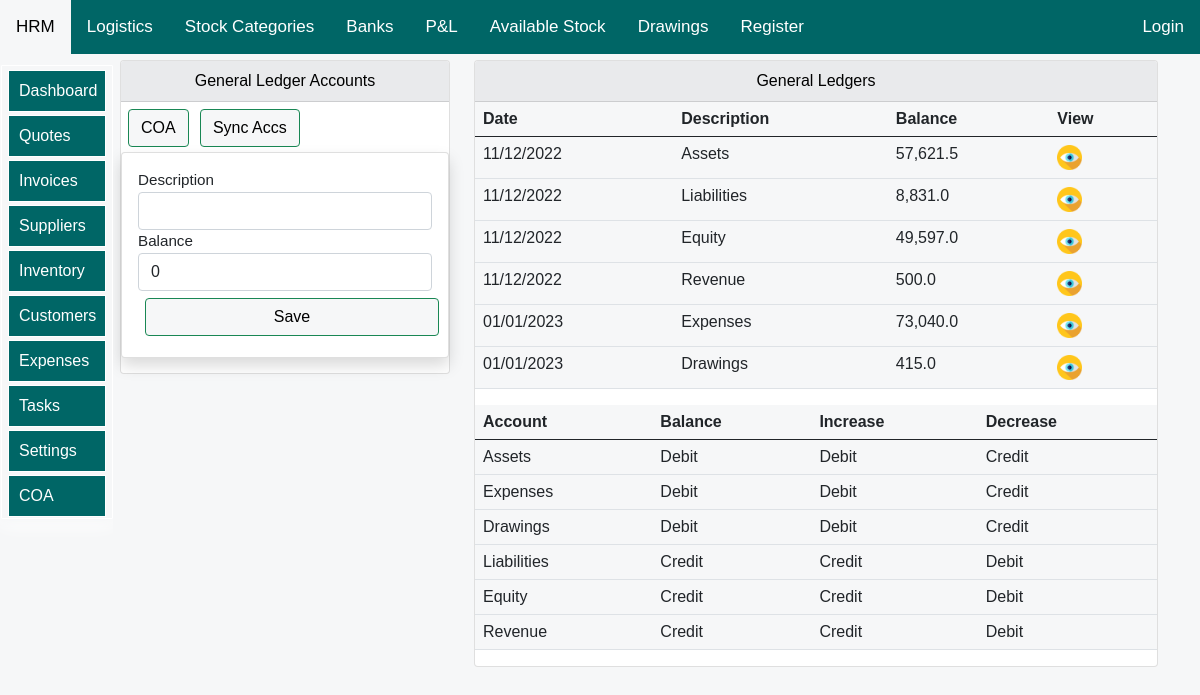
/Allifmaal-general-ledgers/, run on an earlier commit of the app's database.
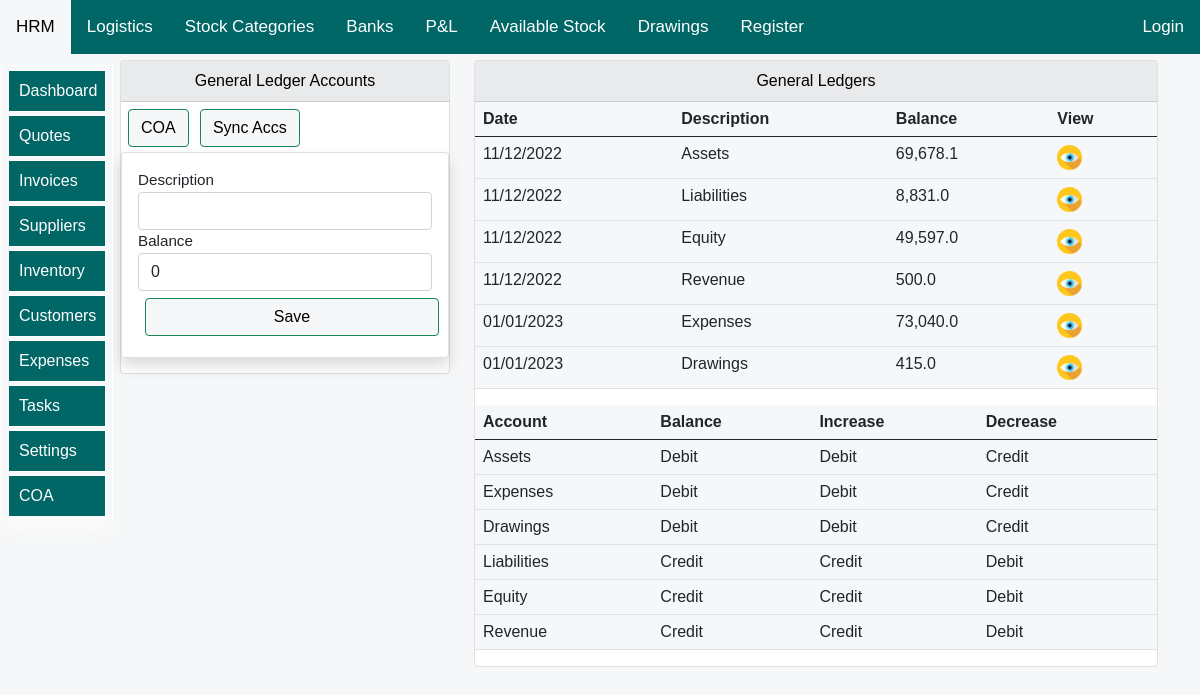
And on a later commit of the database.
### allifmaalapp/models.py (models this page shows, shortened)
class AllifmaalGeneralLedgersModel(models.Model):
    date=models.DateField(blank=True,null=True,auto_now_add=True)
    description=models.CharField(max_length=30,blank=True,null=True,unique=True)
    balance=models.DecimalField(max_digits=10,blank=False,null=True,decimal_places=1,default=0)

### allifmaalapp/views.py (the view, shortened to what this page needs)
# urls.py: path('Allifmaal-general-ledgers/', views.allifmaalGeneralLedgers, name="allifmaalGeneralLedgers"),
def allifmaalGeneralLedgers(request):
    title="Allifmaal General Ledgers"
    generalledgers=AllifmaalGeneralLedgersModel.objects.all()
    try:
        form=AddAllifmaalGeneralLedgerAccountForm()
    except:
        return HttpResponse("There is a problem! Ensure description is not already existing")
    context={
        "generalledgers":generalledgers,
        "form":form,
        "title":title,
    }
    return render(request,'allifmaalapp/accounts/allifmaal_general_ledgers.html',context)

### allifmaalapp/forms.py
class AddAllifmaalGeneralLedgerAccountForm(forms.ModelForm):
    class Meta:
        model =AllifmaalGeneralLedgersModel
        fields = ['description', 'balance']
        widgets={
            'description':forms.TextInput(attrs={'class':'form-control'}),
            'balance':forms.TextInput(attrs={'class':'form-control'}),
        }

### allifmaalapp/templates/allifmaalapp/accounts/allifmaal_general_ledgers.html (shortened to what this page needs)
{% extends 'allifmaalapp/bases/allifbase.html'%}
{% load static %}
{% load humanize %}
{% load crispy_forms_tags %}
{% block style %}
<link href="{% static 'css/bootstrap.min.css' %}" rel="stylesheet">
<link rel="stylesheet" href="https://use.fontawesome.com/releases/v5.15.2/css/all.css"
>
   {%endblock%}
   {% block body %}
<div class="container">
    <div class="row mt-12" >
        <div class="col-md-4">
            <div class="card">
                <div id="allif-section-headers" class="card-header ">
                  General Ledger Accounts
            </div>
              <div >
                <a  href="{% url 'allifmaalapp:allifmaal_add_show_chart_of_account' %}">
                  <button id="allif-link-buttons" type="button" class="btn btn-success mybuttonlinks" >
                  COA</button></a>
                  <a  href="{% url 'allifmaalapp:synchacc' %}">
                    <button id="allif-link-buttons" type="button" class="btn btn-success mybuttonlinks" >
                    Sync Accs</button></a>
            </div>
<div class="col-md-12">
      <div class="col-md-12">
        <form method='POST' action=''>{% csrf_token %}
          <div class="card my-card shadow text-left p-3">
          <label>Description</label>{{form.description}}
          <label>Balance</label>{{form.balance}}
          <input type="submit" value='Save' id="allif-link-buttons" class="btn btn-success mybuttonlinks" style="width:100%;">
          </div>
        </form>
      </div>
</div>
            </div>
        </div>
    <div class="col-md-8">
        <div class="card">
            <div id="allif-section-headers" class="card-header">
            General Ledgers
            </div>
            <div class="col-md-12">
            <table class="table">
            <thead>
            <tr>
            <th>Date</th>
            <th>Description</th>
            <th>Balance</th>
            <th>View</th>
            </tr>
        </thead>
        <tbody>
          {% for gl in generalledgers %}
          <tr>
              <td>{{gl.date|date:'d/m/Y'}} </td>
              <td>{{gl.description}} </td>
              <td>{{gl.balance|intcomma}}</td>
              <td>
                <a href="{% url 'allifmaalapp:AllifmaalGeneralLedgerDetails' gl.id %}">
                  <img src="{% static 'images/view.png'%}" width="25">
                </a>
            </td>
          </tr>
          {% endfor %}
          </tbody>
          </table>
          <table class="table">
            <thead>
            <tr>
            <th>Account</th>
            <th>Balance</th>
            <th>Increase</th>
            <th>Decrease</th>
            </tr>
        </thead>
        <tbody>
          <tr>
              <td>Assets</td>
              <td>Debit</td>
              <td>Debit</td>
              <td>Credit</td>
          </tr>
          <tr>
            <td>Expenses</td>
            <td>Debit</td>
            <td>Debit</td>
            <td>Credit</td>
        </tr>
        <tr>
          <td>Drawings</td>
          <td>Debit</td>
          <td>Debit</td>
          <td>Credit</td>
      </tr>
      <tr>
        <td>Liabilities</td>
        <td>Credit</td>
        <td>Credit</td>
        <td>Debit</td>
    </tr>
    <tr>
      <td>Equity</td>
      <td>Credit</td>
        <td>Credit</td>
        <td>Debit</td>
  </tr>
  <tr>
    <td>Revenue</td>
    <td>Credit</td>
    <td>Credit</td>
    <td>Debit</td>
</tr>
          </tbody>
          </table>
            </div>
        </div></div></div>
</div>
   {% endblock %}

What changed in the data, as far as the page shows it:
changed AllifmaalGeneralLedgersModel "Assets": balance "57,621.5" → "69,678.1"
